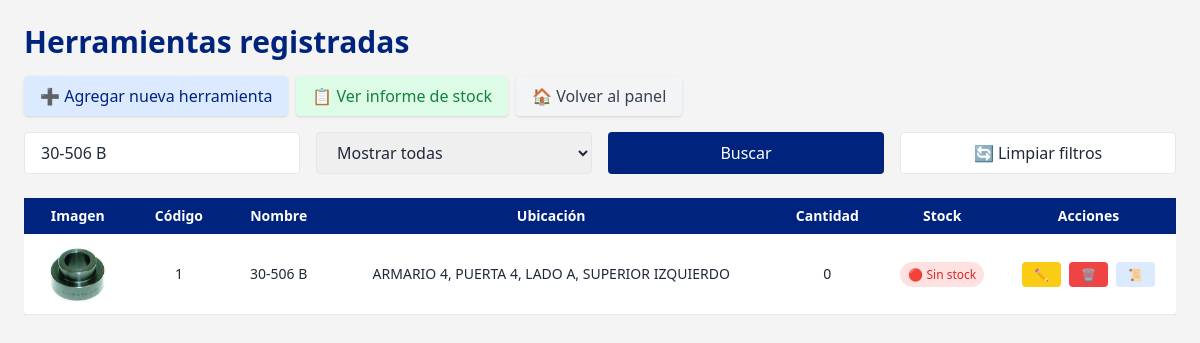
Before: /listar_herramientas.php?buscar=30-506 B (signed in) with the older database file.
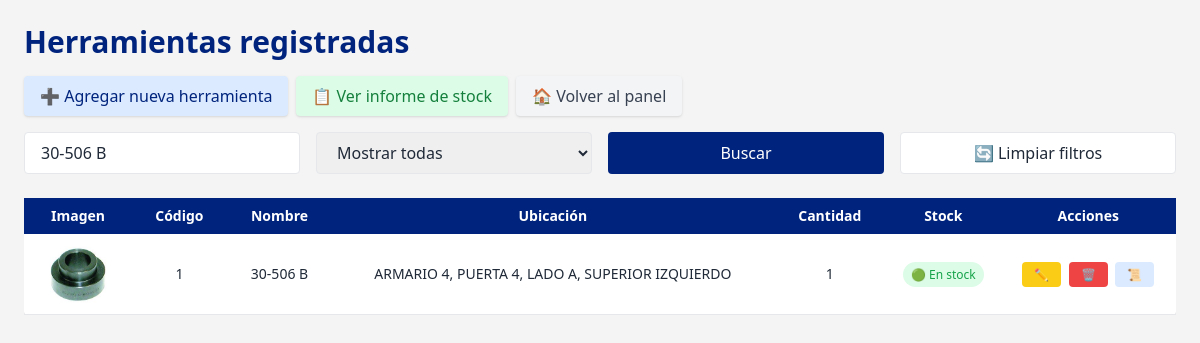
After: the same page with the newer database file.
### tables this page shows
CREATE TABLE `herramientas` (
  `id` int(11) NOT NULL AUTO_INCREMENT,
  `codigo` varchar(50) DEFAULT NULL,
  `nombre` varchar(100) NOT NULL,
  `ubicacion` varchar(100) NOT NULL,
  `imagen` varchar(255) DEFAULT NULL,
  `cantidad` int(11) DEFAULT 1,
  PRIMARY KEY (`id`)
);

### listar_herramientas.php (the view, shortened to what the changed rows need)
<?php
include 'includes/conexion.php';
$buscar = isset($_GET['buscar']) ? $conexion->real_escape_string($_GET['buscar']) : '';
$where = "1";
if ($buscar) {
    $where .= " AND (nombre LIKE '%$buscar%' OR codigo LIKE '%$buscar%')";
}
$sql = "SELECT * FROM herramientas WHERE $where
        ORDER BY
            CASE
                WHEN codigo REGEXP '^[0-9]+$' THEN 0
                ELSE 1
            END,
            CAST(codigo AS UNSIGNED)";
$herramientas = $conexion->query($sql);
?>
<!DOCTYPE html>
<html lang="es">
<head>
    <script src="https://cdn.tailwindcss.com"></script>
</head>
<body class="bg-[var(--vw-gray)] text-gray-800 min-h-screen">
    <main class="max-w-7xl mx-auto p-6">
        <h2 class="text-3xl font-bold text-[var(--vw-blue)] mb-4">Herramientas registradas</h2>
        <div class="overflow-x-auto">
            <table class="w-full text-sm bg-white shadow rounded">
                <thead class="bg-[var(--vw-blue)] text-white">
                    <tr>
                        <th class="px-4 py-2">Imagen</th>
                        <th class="px-4 py-2">Código</th>
                        <th class="px-4 py-2">Nombre</th>
                        <th class="px-4 py-2">Ubicación</th>
                        <th class="px-4 py-2">Cantidad</th>
                        <th class="px-4 py-2">Stock</th>
                        <th class="px-4 py-2">Acciones</th>
                    </tr>
                </thead>
                <tbody class="text-center">
                    <?php while ($herramienta = $herramientas->fetch_assoc()): ?>
                        <tr class="border-b hover:bg-gray-50">
                            <td class="p-2">
                                <?php if (!empty($herramienta['imagen']) && file_exists($herramienta['imagen'])): ?>
                                    <img src="<?= $herramienta['imagen'] ?>" alt="<?= $herramienta['nombre'] ?>" class="h-16 mx-auto object-contain">
                                <?php else: ?>
                                    <span class="text-gray-400 italic">Sin imagen</span>
                                <?php endif; ?>
                            </td>
                            <td class="px-2"><?= htmlspecialchars($herramienta['codigo']) ?></td>
                            <td class="px-2"><?= htmlspecialchars($herramienta['nombre']) ?></td>
                            <td class="px-2"><?= htmlspecialchars($herramienta['ubicacion']) ?></td>
                            <td class="px-2"><?= intval($herramienta['cantidad']) ?></td>
                            <td class="px-2">
                                <?php if ($herramienta['cantidad'] == 0): ?>
                                    <span class="bg-red-100 text-red-600 px-2 py-1 rounded-full text-xs">🔴 Sin stock</span>
                                <?php else: ?>
                                    <span class="bg-green-100 text-green-600 px-2 py-1 rounded-full text-xs">🟢 En stock</span>
                                <?php endif; ?>
                            </td>
                            <td class="px-2 space-x-1">
                                <a href="editar_herramienta.php?id=<?= $herramienta['id'] ?>" class="bg-yellow-400 text-black px-3 py-1 rounded text-xs hover:bg-yellow-500">✏️</a>
                                <a href="eliminar_herramienta.php?id=<?= $herramienta['id'] ?>" class="bg-red-500 text-white px-3 py-1 rounded text-xs hover:bg-red-600" onclick="return confirm('¿Estás seguro de eliminar esta herramienta?')">🗑️</a>
                                <a href="historial_herramienta.php?id=<?= $herramienta['id'] ?>" class="bg-blue-100 text-[var(--vw-blue)] px-3 py-1 rounded text-xs hover:bg-blue-200">📜</a>
                            </td>
                        </tr>
                    <?php endwhile; ?>
                </tbody>
            </table>
        </div>
    </main>
</body>
</html>

Changed rows visible on the page:
changed herramientas "ARMARIO 4, PUERTA 4, LADO A, SUPERIOR IZQUIERDO": cantidad "0" → "1"; cantidad "🔴 Sin stock" → "🟢 En stock"
